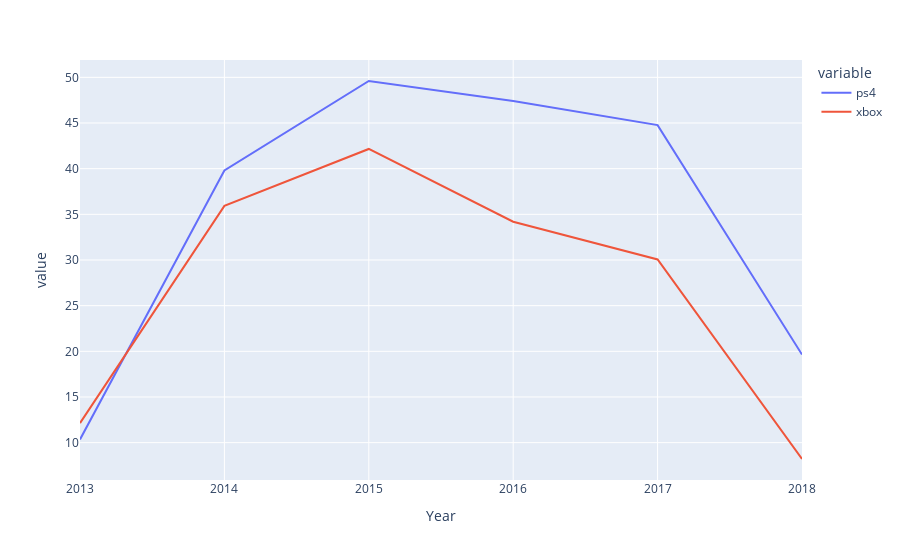

Here is the notebook cell this chart was saved with:
### Code cell
NA_sales_chart(['ps4', 'xbox'])

### Figure 1 — Plotly figure (JSON) as saved in the notebook; plotly's stock layout.template omitted (floating-point values rounded to 4 significant figures)
{"data": [{"hovertemplate": "variable=ps4<br>Year=%{x}<br>value=%{y}<extra></extra>", "legendgroup": "ps4", "line": {"color": "#636efa", "dash": "solid"}, "marker": {"symbol": "circle"}, "mode": "lines", "name": "ps4", "orientation": "v", "showlegend": true, "type": "scatter", "x": [2013, 2014, 2015, 2016, 2017, 2018], "xaxis": "x", "y": [10.35, 39.8, 49.6, 47.4, 44.77, 19.65], "yaxis": "y"}, {"hovertemplate": "variable=xbox<br>Year=%{x}<br>value=%{y}<extra></extra>", "legendgroup": "xbox", "line": {"color": "#EF553B", "dash": "solid"}, "marker": {"symbol": "circle"}, "mode": "lines", "name": "xbox", "orientation": "v", "showlegend": true, "type": "scatter", "x": [2013, 2014, 2015, 2016, 2017, 2018], "xaxis": "x", "y": [12.14, 35.92, 42.16, 34.19, 30.06, 8.21], "yaxis": "y"}], "layout": {"autosize": true, "legend": {"title": {"text": "variable"}, "tracegroupgap": 0}, "margin": {"t": 60}, "xaxis": {"anchor": "y", "autorange": true, "domain": [0, 1], "range": [2013, 2018], "title": {"text": "Year"}, "type": "linear"}, "yaxis": {"anchor": "x", "autorange": true, "domain": [0, 1], "range": [5.911, 51.9], "title": {"text": "value"}, "type": "linear"}}}
